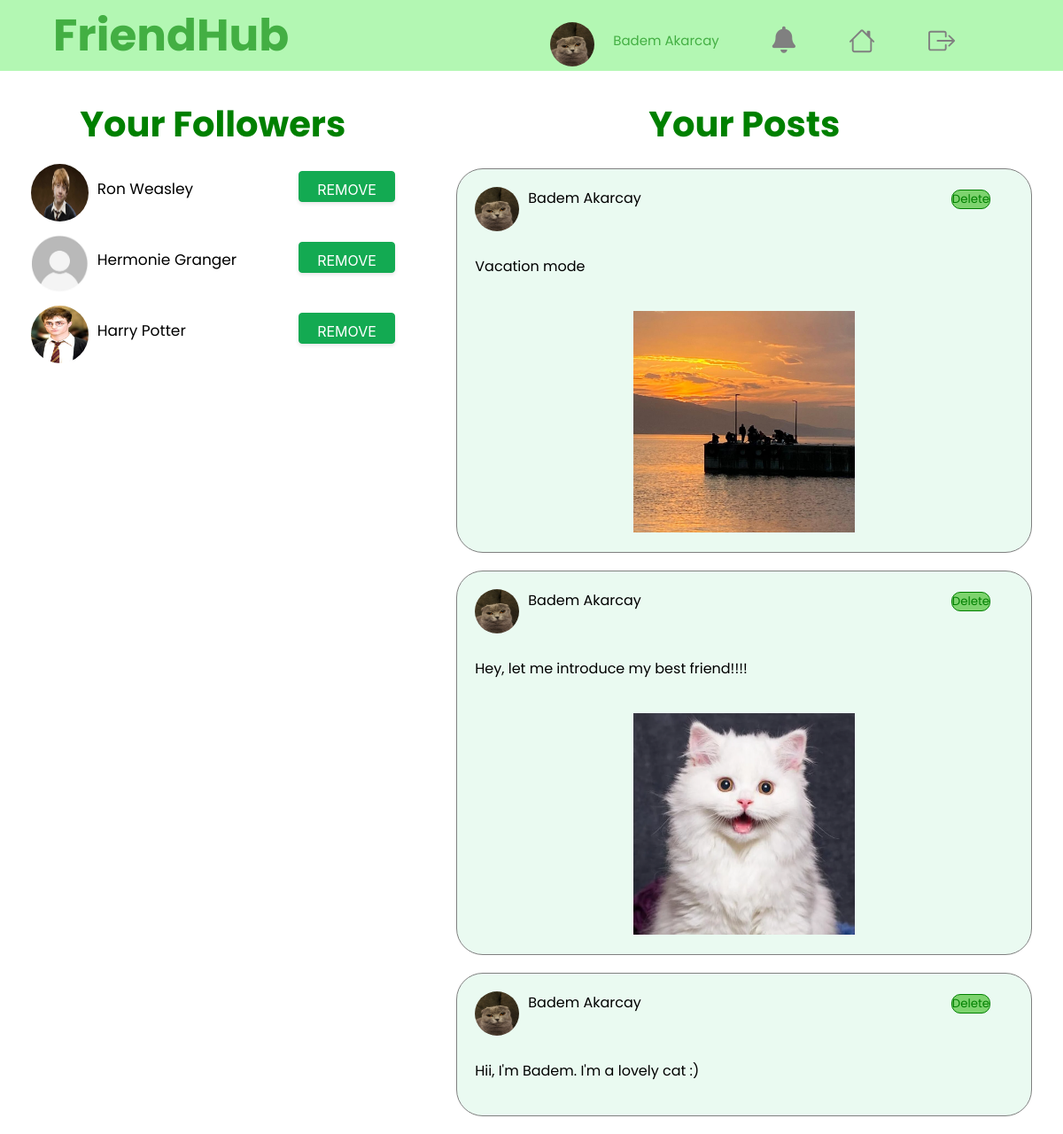
The page /profile.php (signed in) on the database its author committed.
### tables this page shows
CREATE TABLE IF NOT EXISTS `user` (
  `user_id` int NOT NULL AUTO_INCREMENT,
  `user_name` varchar(50) NOT NULL,
  `surname` varchar(50) NOT NULL,
  `email` varchar(100) NOT NULL,
  `password` varchar(100) NOT NULL,
  `bdate` date NOT NULL,
  `profilepic` varchar(100) NOT NULL,
  PRIMARY KEY (`user_id`),
  UNIQUE KEY `email` (`email`)
);

CREATE TABLE IF NOT EXISTS `posts` (
  `id` int NOT NULL AUTO_INCREMENT,
  `user_id` int NOT NULL,
  `post_img` text NOT NULL,
  `post_text` text NOT NULL,
  `like_count` int NOT NULL DEFAULT '0',
  PRIMARY KEY (`id`)
);

### db.php (called while the page is built, shortened)
<?php
$dsn = "mysql:host=localhost;dbname=friendhub;charset=utf8mb4;port=3308";
$user = "root";
$pass = "";
try {
	$db = new PDO($dsn, $user, $pass);
	$db->setAttribute(PDO::ATTR_ERRMODE, PDO::ERRMODE_EXCEPTION);
} catch (PDOException $ex) {
	echo $ex->getMessage();
	echo "<p>Error occured try later.</p>";
	exit;
}
function getYourPost($id)
{
	global $db;
	$stmt = $db->prepare("SELECT * FROM posts JOIN user ON posts.user_id = user.user_id WHERE posts.user_id=? AND user.user_id = posts.user_id ORDER BY id DESC");
	$stmt->execute([$id]);
	return $stmt->fetchAll();
}
function getFriends($id)
{
	global $db;
	$stmt = $db->prepare("SELECT user_name,surname,profilepic,friend_id FROM user join friends on user.user_id=friends.follower_id WHERE friends.followed_id=? ");
	$stmt->execute([$id]);
	return $stmt->fetchAll();
}

### profile.php (the view, shortened to what this page needs)
<?php
	require "db.php" ;
	$userData=$_SESSION["user"];
	$userId=$userData["user_id"];
?>
<!DOCTYPE html>
<html lang="en">
<head>
	<link rel="stylesheet" href="https://cdnjs.cloudflare.com/ajax/libs/font-awesome/6.4.0/css/all.min.css"
 />
	<link rel="stylesheet" href="style.css">
</head>
<body>
	<div class="menu-bar">
		<h1 class="logo"><span>FriendHub</span></h1>
		<ul>
			<li class="profileImg"><img src="images/<?php echo( $_SESSION["user"]["profilepic"])?> " alt=""></li>
			<li>
				<p class="username"><?php echo $_SESSION["user"]["user_name"]. ' '.$_SESSION["user"]["surname"]?> </p>
			</li>
			<li class="bell">
				<div <?php $sql = "SELECT * from `notification` WHERE to_user_id = $userId";
					$rs = $db->query($sql);
					?> class="notification"><?= $rs->rowCount()?></div> <span class="bell fa fa-bell"></span>
			<li class="home"><a href="homePage.php"><img src="images/house.svg" alt=""></a></li>
			<li class="logout"><a href="logout.php"><img src="images/box-arrow-right.svg" alt=""></a></li>
		</ul>
	</div>
	<div class="profile-timeline">
		<div class="profile-left">
			<div class="friends">
				<h3>Your Followers</h3>
				<?php
				$friends = getFriends($_SESSION["user"]["user_id"]);
				foreach($friends as $f){
					echo "<form action='delete.php' method='post'>";
					echo "<ul id='friendList'>";
					echo "<li class='friendProfileImg2'><img src='images/".$f["profilepic"]."'><div class='friendName'><p>".$f["user_name"]." ".$f["surname"]."</p></div></li>";
					echo "<li class= 'removeBtn'><button class='button-37' role='button'>REMOVE</button> </li>";
					echo "</ul>";
					echo "</form>";
				}
			?>
			</div>
		</div>
		<div class="profile-right">
			<h3>Your Posts</h3>
			<?php
			$yourPosts = getYourPost($_SESSION["user"]["user_id"]);
			if(empty($yourPosts)){
				echo "<p class='noPost'>You do not have any post yet!</p>";
			}else{
			foreach($yourPosts as $p){
				echo "<div class='post_bar'>";
				echo "<div class='post-top'>";
				echo "<div class='friendProfileImg'><img src='images/".$p["profilepic"]."'></div>";
				echo "<div class='friendName'><p>".$p["user_name"]." ".$p["surname"]."</p></div>";
				echo "<form action='delete.php' method='POST'>";
				echo "<input type='submit' name='deleteBtn' value='Delete' class='deleteBtn'>";
				echo "</form>";
				echo "</div>";
				echo "<div class='post-bottom'>";
				if(!empty($p['post_text']) && !empty($p['post_img'])){
					echo "<div class='texts'><p>".$p["post_text"]."</p></div>";
					echo "<div class='images'><img src='images/".$p["post_img"]."'></div>";
				}else if(!empty($p['post_text']) && empty($p['post_img'])){
					echo "<div class='texts'><p>".$p["post_text"]."</p></div>";
				}else if(empty($p['post_text']) && !empty($p['post_img'])){
					echo "<div></div>";
					echo "<div class='images'><img src='images/".$p["post_img"]."'></div>";
				}
				echo "</div>";
				echo "</div>";
			}
		}
		?>
		</div>
	</div>
</body>
</html>

### style.css (style rules this page uses)
* { padding: 0; margin: 0; box-sizing: border-box; font-family: "Poppins", sans-serif; }
:root { --inpbg: #f5f6f7; --inpborder: #e8eae9; --btnbg: #0073ec; }
span { color: rgb(67, 175, 67); }
a { text-decoration: none; }
form p { font-size: 17px; margin-top: 15px; }
.logo { font-weight: bold; font-size: 50px; }
.menu-bar { background-color: rgb(179, 247, 179); height: 80px; width: 100%; display: flex; justify-content: space-between; align-items: center; padding: 0 5%; position: relative; }
.menu-bar ul { margin-top: 20px; padding: 0px 32px; list-style: none; display: flex; }
.menu-bar ul li { padding: 10px 30px; line-height: 13px; height: 120px; position: relative; }
.menu-bar ul li a { font-size: 20px; color: var(--color-white); text-decoration: none; transition: all 0.3s; }
.profileImg img { width: 50px; height: 50px; margin-top: 25px; border-radius: 30px; margin-right: -39px; }
.username { font-size: 15px; margin-top: 39px; color: rgb(67, 175, 67); }
.post_bar { margin: 20px auto; width: 650px; height: auto; border: 1px solid grey; border-radius: 30px; background-color: #eafaf1; }
.images img { width: 250px; height: 250px; margin-bottom: 15px; }
.friendProfileImg img { width: 30px; height: 30px; border-radius: 25px; }
.post-top { display: flex; margin: 20px; }
.friendName { padding-left: 10px; }
.post-bottom { text-align: center; }
.texts { text-align: left; margin-left: 20px; margin-top: 10px; margin-bottom: 38px; }
.home img { width: 30px; height: 30px; margin-top: 31px; }
.logout img { width: 30px; height: 30px; margin-top: 31px; }
.profile-timeline { display: flex; margin-top: 30px; justify-content: space-around; }
.friendProfileImg2 img { border-radius: 50px; width: 65px; height: 65px; }
h3 { font-size: 40px; color: green; text-align: center; }
.menu-bar ul li:last-child { cursor: pointer; }
.fa-bell { font-size: 30px; margin-top: 30px; animation: ring 1s ease-in-out; color: gray; }
.profile-left ul li { display: flex; margin-top: 15px; }
.deleteBtn { color: green; background-color: rgb(125, 211, 110); border-radius: 10px; border: 1px solid green; margin-left: 350px; }
.profile-right .post-bottom p { margin-bottom: 30px; }
#friendList { display: flex; justify-content: space-between; }
.button-37 { margin-left: 70px; background-color: #13aa52; border: 1px solid #13aa52; border-radius: 4px; box-shadow: rgba(0, 0, 0, 0.1) 0 2px 4px 0; box-sizing: border-box; color: #fff; cursor: pointer; font-family: "Akzidenz Grotesk BQ Medium", -apple-system, BlinkMacSystemFont, sans-serif; font-size: 16px; font-weight: 400; outline: none; outline: 0; padding: 10px 20px; text-align: center; transform: translateY(0); transition: transform 150ms, box-shadow 150ms; user-select: none; -webkit-user-select: none; touch-action: manipulation; }
@media (min-width: 768px) { .button-37 { margin-top: 8px; padding: 10px 20px; height: 35px; } }
.friendProfileImg img { width: 50px; height: 50px; }

### rows shown on the page
user: profilepic (picture), user_name "Ron", surname "Weasley"
user: profilepic (placeholder picture), user_name "Hermonie", surname "Granger"
user: profilepic (picture), user_name "Harry", surname "Potter"
posts: user.profilepic (picture), user.user_name "Badem", user.surname "Akarcay", post_text "Vacation mode", post_img (picture)
posts: user.profilepic (picture), user.user_name "Badem", user.surname "Akarcay", post_text "Hey, let me introduce my best friend!!!!", post_img (picture)
posts: user.profilepic (picture), user.user_name "Badem", user.surname "Akarcay", post_text "Hii, I'm Badem. I'm a lovely cat :)"

### other values the page prints
$_SESSION["user"]["user_name"] "Badem"
$_SESSION["user"]["surname"] "Akarcay"
